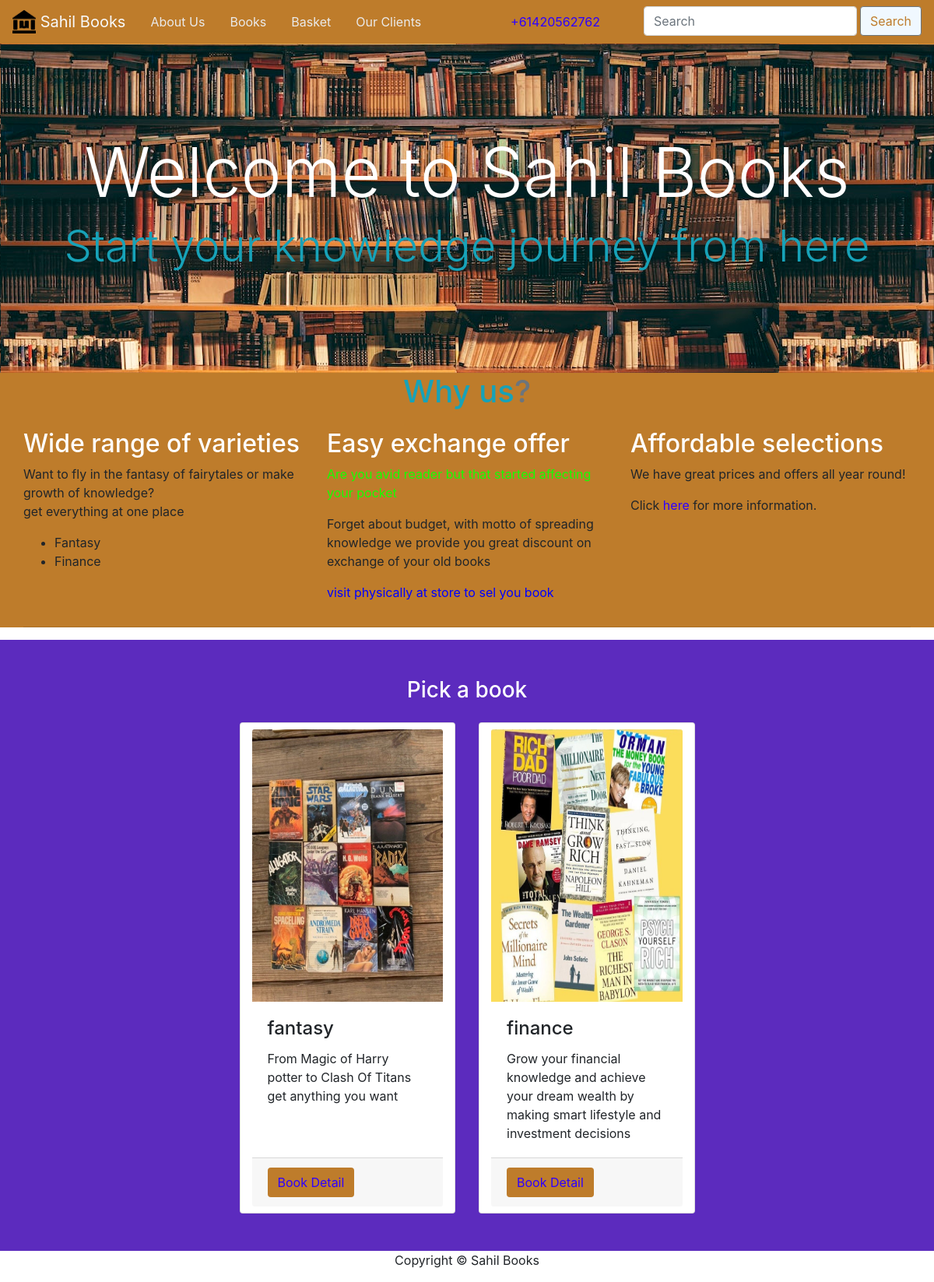
The page / on the database its author committed.
### sahilbooks/models.py (models this page shows)
class Categories(db.Model):
    __tablename__ = 'categories'
    id = db.Column(db.Integer, primary_key=True)
    title = db.Column(db.String(64), unique=True)
    description = db.Column(db.String(500), nullable=False)
    image = db.Column(db.String(60), nullable=False, default = 'default.jpg')
    book_detail = db.relationship("BookDetail", backref="categories", cascade='all, delete-orphan')

### sahilbooks/views.py (the view)
@main_bp.route('/')
def index():
    books = db.session.scalars(db.select(Categories)).all()
    return render_template('index.html', books=books)

### sahilbooks/templates/index.html
{% extends 'base.html' %}
{% block head %}
<div class="jumbotron jumbotron-fluid card card-image" style="background-image: url('../static/img/BOOKSHELVES.jpeg');">
    <div class="text-white text-center py-5 px-4">
        <div>
            <h1 class="display-2">Welcome to Sahil Books</h1>
            <p class="display-4 text-info">Start your knowledge journey from here</p>
        </div>
    </div>
</div>
{% endblock %}
{% block main %}
<section class="container-fluid bg-book">
    <div class="container">
        <div class="text-white text-center">
            <div>
                <p class="h1 text-info mb-4">Why us<span class="text-secondary">?</span></p>
            </div>
        </div>
        <div class="row">
            <div class="col-md-4">
                <article>
                    <h2 class="text-white">Wide range of varieties</h2>
                    <p>Want to fly in the fantasy of fairytales or make growth of knowledge?<br>get everything at one place </p>
                    <ul>
                        <li>Fantasy</li>
                        <li>Finance</li>
                    </ul>
                </article>
            </div>
            <div class="col-md-4">
                <article>
                    <h2 class="text-white">Easy exchange offer</h2>
                    <p class="text-olive">Are you avid reader but that started affecting your pocket</p>
                    <p>Forget about budget, with motto of spreading knowledge we provide you great discount on exchange of your old books</p>
                    <p class="text-navy">visit physically at store to sel you book</p>
                </article>
            </div>
            <div class="col-md-4">
                <article>
                    <h2 class="text-white">Affordable selections</h2>
                    <p>We have <span> great prices and offers </span> all year round!</p>
                    <p>Click <a href="discounts.html" class="discount">here</a> for more information.</p>
                </article>
            </div>
        </div>
        <hr>
    </div>
</section>
<section class="bg-book-light py-5">
    <div class="text-dark text-center">
        <div>
            <p class="h3 text-white mb-4" id="books_anchor">Pick a book</p>
        </div>
    </div>
    <div class="card-deck">
        <div class=" col-lg-3"></div>
        {% for book in books %}
        <div class="card col-lg-3 col-sm-12 py-2">
            <img class="card-img-top" src="../static/img/{{book.image}}" alt="Card image">
            <div class="card-body">
                <h4 class="card-title">{{book.title}}</h4>
                <p class="card-text">{{book.description}}</p>
            </div>
            <div class="card-footer"><a href= "{{url_for('main.bookdetail', book_id=book.id)}}" class="btn book-btn">Book Detail</a></div>
        </div>
        {% endfor %}
        <div class="col-lg-3"></div>
    </div>
</section>
{% endblock %}

### sahilbooks/templates/base.html (shortened to what this page needs)
<!DOCTYPE html>
<html lang="en">
<head>
    <link rel="stylesheet" href="https://cdn.jsdelivr.net/npm/bootstrap@4.6.2/dist/css/bootstrap.min.css">
    <link rel="stylesheet" href="../static/style.css">
</head>
<body>
    <header>
        <nav class="navbar navbar-expand-lg navbar-light bg-book">
            <a class="navbar-brand text-light" href="{{url_for('main.index')}}">
                <img src="{{url_for('static', filename='img/sahilbooks.png')}}" width="30" height="30" class="d-inline-block align-top"
                    alt="Sahil Books Logo">
                Sahil Books
            </a>
            <div class="collapse navbar-collapse" id="navbarNav">
                <a class="nav-item nav-link active" href="about.html">About Us</a>
                <a class="nav-item nav-link" href="{{url_for('main.index', _anchor='books_anchor')}}">Books</a>
                <a class="nav-item nav-link" href="{{url_for('main.order')}}">Basket</a>
                <a class="nav-item nav-link" href="clients.html">Our Clients</a>
                <ul class="nav navbar-nav ml-auto">
                    <li class="nav-item">
                        <span class="navbar-contact nav-item nav-link"><a href="tel: +61420562762">+61420562762</a></span>
                    </li>
                    <li class="nav-item">
                        <form class="form-inline my-2 my-lg-0 ml-5" action="{{url_for('main.search')}}">
                            <input class="form-control" type="search" placeholder="Search" aria-label="Search" name="search">
                            <button class="search-btn btn-outline-black btn btn-secondary btn-s my-0 ml-1" type="submit">Search</button>
                        </form>
                    </li>
                </ul>
        </nav>
        {% block head %}
        {% endblock %}
    </header>
    <div class="container-fluid">
        <main>
            {% block main %}
            {% endblock %}
        </main>
    </div>
    <footer class="footer">
        <div class="container text-center">
            <p>Copyright &copy; Sahil Books</p>
        </div>
    </footer>
</body>
</html>

### sahilbooks/static/style.css (style rules this page uses)
.search-btn { background-color: aliceblue !important; color: rgb(190, 124, 43) !important; }
.bg-book { background-color: rgb(190, 124, 43); }
.bg-book-light { background-color: rgb(92, 43, 190); }
.book-btn { background-color: rgb(190, 124, 43); color: white; }
.text-navy { color: blue; }
.text-olive { color: rgb(21, 255, 0); }
.discount { color: aliceblue; }
.card-body { -ms-flex: 1 1 auto; flex: 1 1 auto; padding: 1.25rem; height: 200px; }
.card-img, .card-img-bottom, .card-img-top { -ms-flex-negative: 0; flex-shrink: 0; width: 100%; height: 350px !important; }
.container, .container-fluid, .container-lg, .container-md, .container-sm, .container-xl { padding-left: 0; padding-right: 0; }
.nav-link { color: rgb(234, 234, 234) !important; }
a { color: #2e00ff !important; }
.jumbotron { margin-bottom: 0% !important; }

### rows shown on the page
Categories: image (picture), title "fantasy", description "From Magic of Harry potter to Clash Of Titans get anything you want"
Categories: image (picture), title "finance", description "Grow your financial knowledge and achieve your dream wealth by making smart lifestyle and investment decisions"
